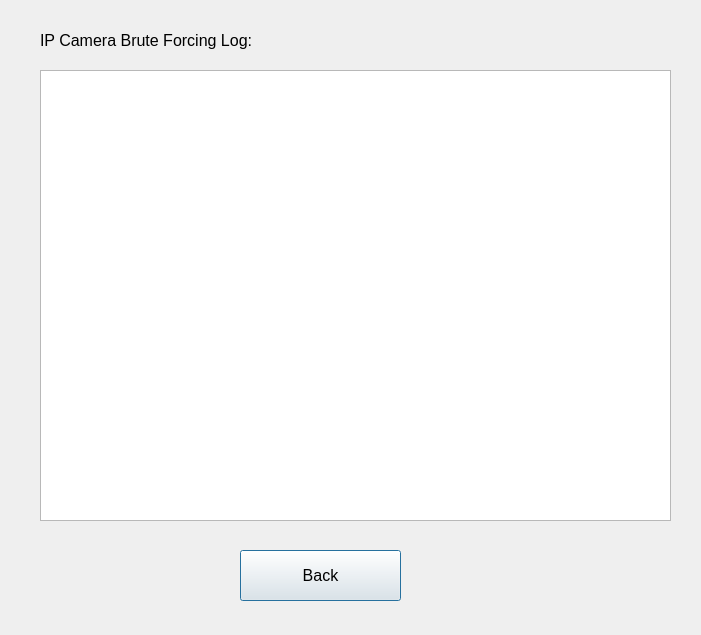
<?xml version="1.0" encoding="UTF-8"?>
<ui version="4.0">
 <class>BruteForcingLog</class>
 <widget class="QDialog" name="BruteForcingLog">
  <property name="geometry">
   <rect>
    <x>0</x>
    <y>0</y>
    <width>701</width>
    <height>635</height>
   </rect>
  </property>
  <property name="windowTitle">
   <string>Dialog</string>
  </property>
  <widget class="QLabel" name="bfl_label">
   <property name="geometry">
    <rect>
     <x>40</x>
     <y>20</y>
     <width>291</width>
     <height>41</height>
    </rect>
   </property>
   <property name="font">
    <font>
     <pointsize>12</pointsize>
    </font>
   </property>
   <property name="text">
    <string>IP Camera Brute Forcing Log:</string>
   </property>
  </widget>
  <widget class="QListWidget" name="bfl_listWidget">
   <property name="geometry">
    <rect>
     <x>40</x>
     <y>70</y>
     <width>631</width>
     <height>451</height>
    </rect>
   </property>
   <property name="font">
    <font>
     <pointsize>12</pointsize>
    </font>
   </property>
  </widget>
  <widget class="QPushButton" name="back_pushButton">
   <property name="geometry">
    <rect>
     <x>240</x>
     <y>550</y>
     <width>161</width>
     <height>51</height>
    </rect>
   </property>
   <property name="font">
    <font>
     <pointsize>12</pointsize>
    </font>
   </property>
   <property name="text">
    <string>Back</string>
   </property>
  </widget>
 </widget>
 <resources/>
 <connections/>
</ui>
